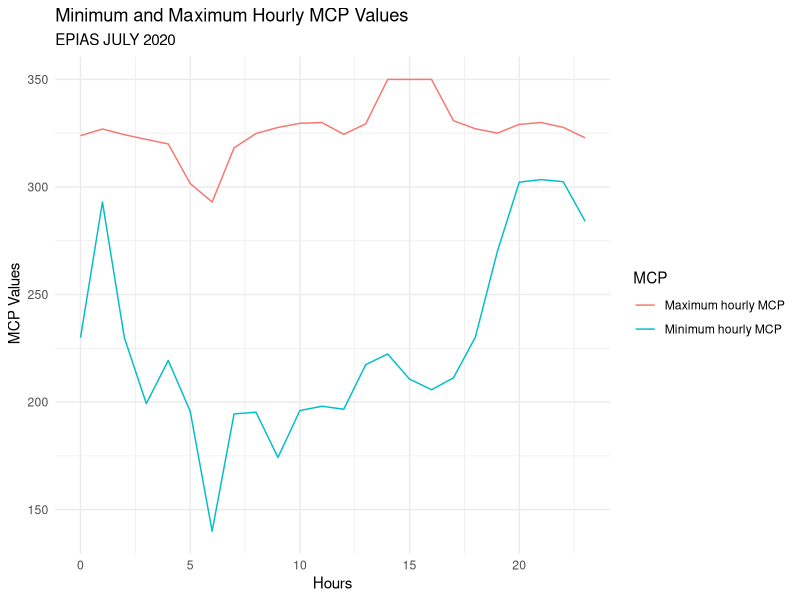
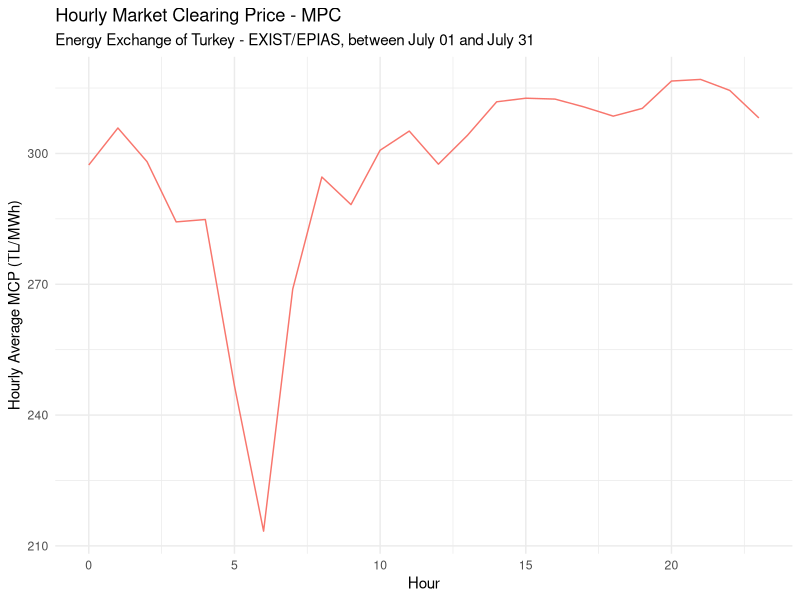
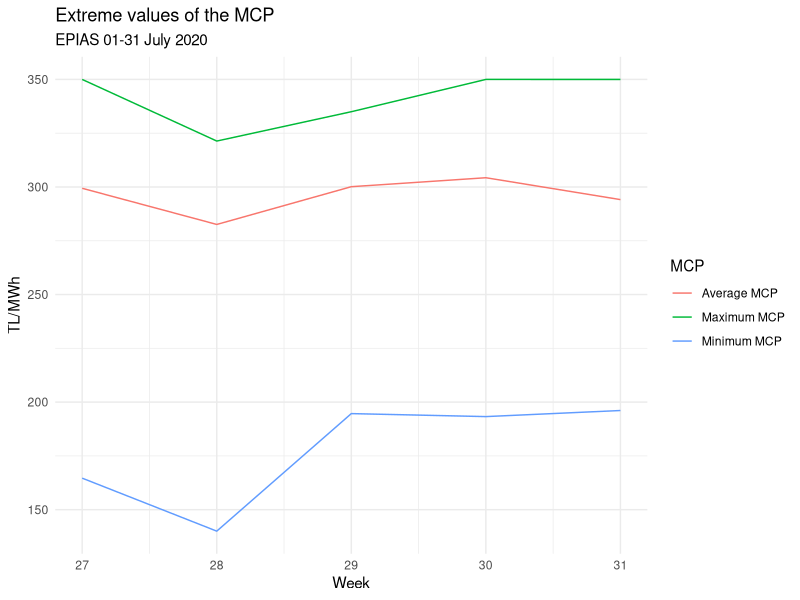
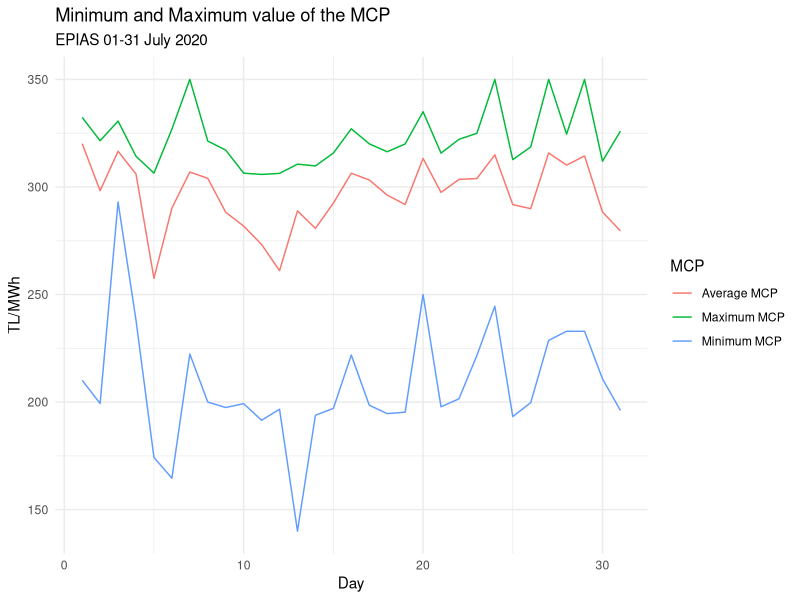
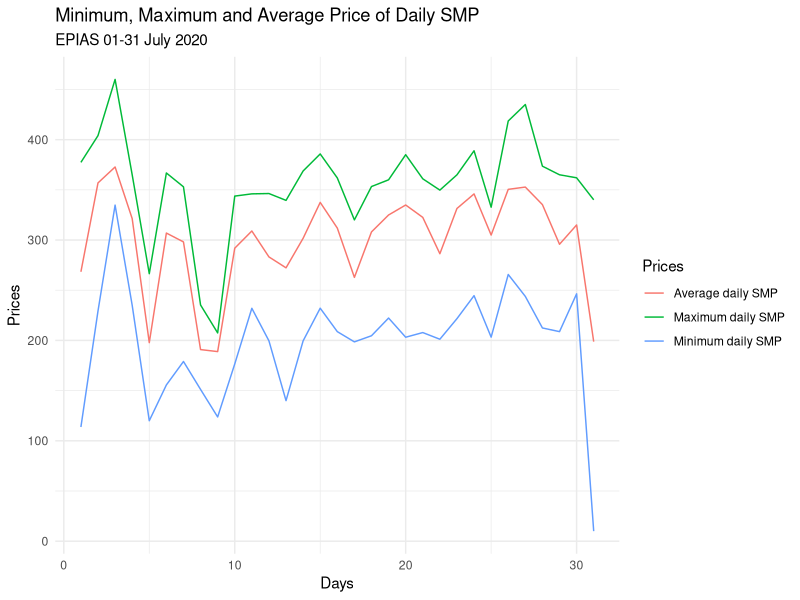
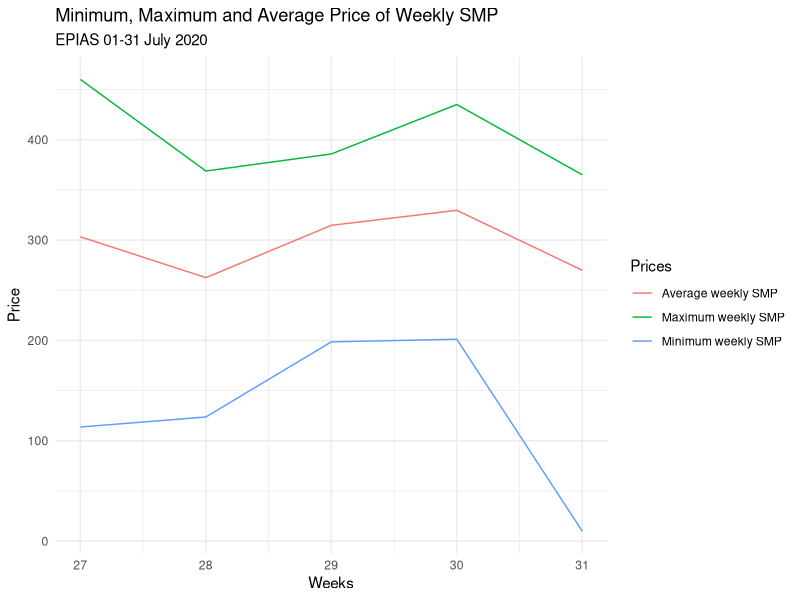
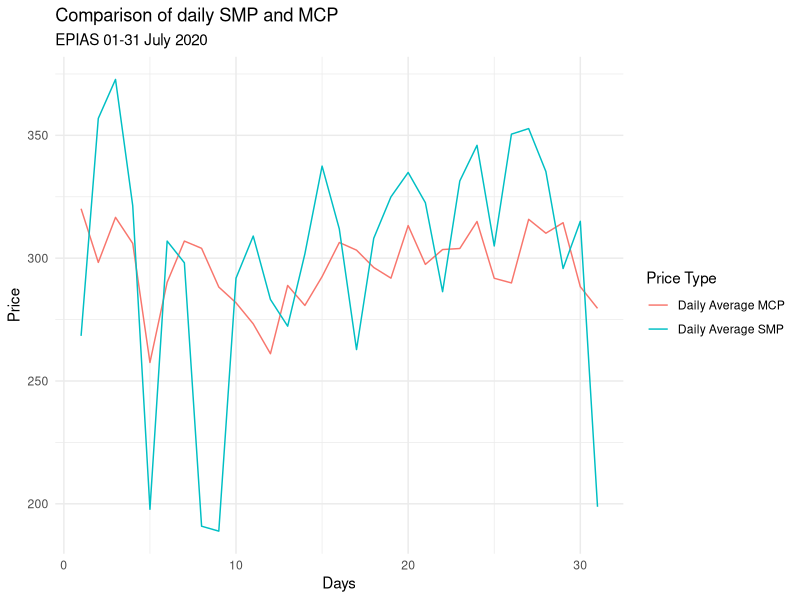
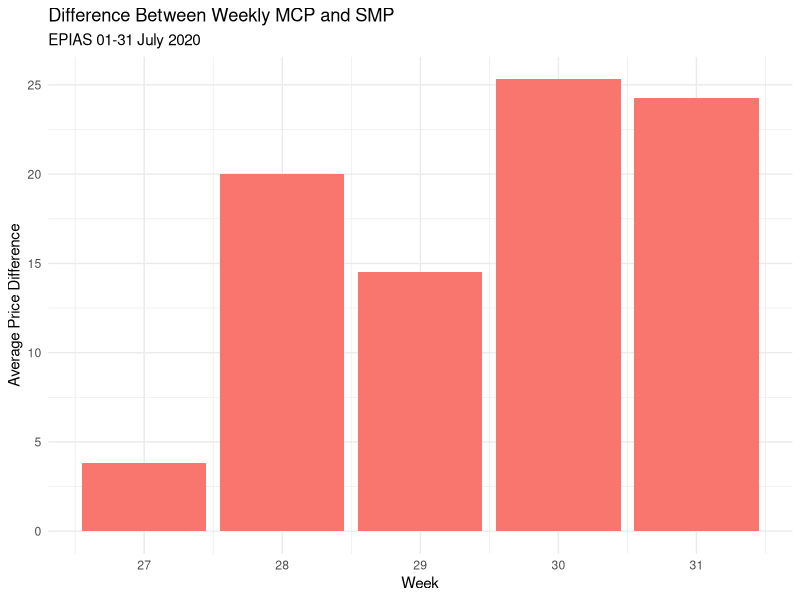

The R source for these figures, in order:
## ---- chunk 1
knitr::opts_chunk$set(echo = TRUE ,fig.align = "center")
## ---- chunk 2
#we call required packages from the packages which are "tidyverse" and "lubridate"
library(tidyverse)
library(lubridate)
library(ggplot2)
#we upload data, which is csv file format, by using read.csv() function
EpiasData <- read.csv("ptf-smf.csv")
#after the control of the data we can examine columns in the data by using glimpse() function
EpiasData %>%
  glimpse()

#then we control our date type because in the functions we need date type
is.Date(EpiasData$Date)
#as the date column is not date type, first we convert "." to "-" by using gsub() function
EpiasData$Date <- gsub(pattern = "\\.","-",EpiasData$Date)
#after the changing we transform our date time from character to dttm by using a function of lubridate which is as.POSIXct
EpiasData$Date <- as.POSIXct(EpiasData$Date,format="%d-%m-%y %H:%M")
#control of the process
EpiasData %>%
  glimpse()
## ---- chunk 3
#then, I changed the name of the column by using transmute() function with pipe operator. And then I assigned this process into
# raw_df name as a data frame. After this process, we have usable data frame
raw_df <- EpiasData %>%
  transmute(Date,
            #rename of the MCP. column
            MCP = MCP., 
            SMP = SMP., 
            PositiveIP = Positive.Imbalance.Price..TL.MWh.,
            NegativeIP = Negative.Imbalance.Price..TL.MWh.,
            SMPDirection = SMP.Direction) 

#showing first sith raw of the data frame
head(raw_df)
## ---- chunk 4
raw_df %>%
        select(Date, MCP)%>%
        #first we group our data according to the hours
        group_by(Hour = lubridate::hour(Date))%>%
        #then we calculate average value of MCP hour each our
        summarise(MinMCP_Hour = min(MCP),
                  MaxMCP_Hour = max(MCP))%>%
        #ungproup
        ungroup()%>%
        #to provide sorting of the data hourly minimum MCP and hourly maximum MCP from smallest to largest 
        arrange(MinMCP_Hour,MaxMCP_Hour)%>%
        print(n=3)
## ---- chunk 5
raw_df%>%
  #group according to the hours
  group_by(Hours=lubridate::hour(Date))%>%
  #finding minimum and maximum value of the MCP  
  summarise(MinMCP_Hour = min(MCP),
            MaxMCP_Hour = max(MCP))%>%
  #to visualize these min and max values by using ggplot() function according to the hours
  ggplot(aes(x=Hours)) +
    #define lines in the graph
    geom_line(aes(y = MinMCP_Hour, color = "Minimum hourly MCP"))+
    geom_line(aes(y = MaxMCP_Hour, color = "Maximum hourly MCP"))+
    #give a name to the graph
    labs( title = "Minimum and Maximum Hourly MCP Values",
          subtitle = "EPIAS JULY 2020",
          color = "MCP",
          x = "Hours",
          y = " MCP Values")+
    #type of the graph, these function provide white canvas 
    theme_minimal()

## ---- chunk 6
#After all this process by using raw_df data frame, we can make analysis about the EPIAS data which is related to electricity
#Daily average MCP
plot1<-raw_df %>%
        #first we group our data according to the hours
        group_by(Hours = lubridate::hour(Date))%>%
        #then we calculate average value of MCP hour each our
        summarise(#daily_total_MCP = sum(MCP),
                  hourly_average_MCP = mean(MCP))
#to visualize the result we use ggplot() function, which gives the canvas of the graph
ggplot(plot1, aes(x = Hours)) +
  #geom_line() gives the line graph
  geom_line(aes(y= hourly_average_MCP, color="Hourly average MCP")) + 
  labs(x = "Hour", y = "Hourly Average MCP (TL/MWh)",
       title = "Hourly Market Clearing Price - MPC",
       subtitle = "Energy Exchange of Turkey - EXIST/EPIAS, between July 01 and July 31 ")+
  theme_minimal() +
  theme(legend.position = "none")
## ---- chunk 7
EG <- raw_df %>%
        group_by(Week=lubridate::week(Date))%>%
        summarise(WA_MCP = mean(MCP),
                  MinMCP = min(MCP), 
                  MaxMCP = max(MCP))

knitr::kable(EG, format="markdown")
## ---- chunk 8
#Minimum and maximum value of the MCP according to the day
raw_df %>%
  group_by(Week=lubridate::week(Date))%>%
  summarise(MinMCP = min(MCP), MaxMCP = max(MCP), Average = mean(MCP))%>%
  ggplot(aes(x=Week)) +
    geom_line(aes(y = MinMCP, color = "Minimum MCP")) +
    geom_line(aes(y = MaxMCP, color = "Maximum MCP")) +
    geom_line(aes(y = Average, color = "Average MCP")) +
    labs(x = "Week",
         y = "TL/MWh",
         title = "Extreme values of the MCP",
         subtitle = "EPIAS 01-31 July 2020",
         color = "MCP") +
    theme_minimal()
## ---- chunk 9
raw_df %>%
  group_by(Day=lubridate::day(Date))%>%
  summarise(DA_MCP = mean(MCP))
## ---- chunk 10
#Minimum and maximum value of the MCP according to the day
raw_df %>%
  group_by(Day=lubridate::day(Date))%>%
  summarise(MinMCP = min(MCP), MaxMCP = max(MCP), Average = mean(MCP))%>%
  ggplot(aes(x=Day)) +
    geom_line(aes(y = MinMCP, color = "Minimum MCP")) +
    geom_line(aes(y = MaxMCP, color = "Maximum MCP")) +
    geom_line(aes(y = Average, color = "Average MCP")) +
    labs(x = "Day",
         y = "TL/MWh",
         title = "Minimum and Maximum value of the MCP",
         subtitle = "EPIAS 01-31 July 2020",
         color = "MCP") +
    theme_minimal()
## ---- chunk 11
EG <- raw_df %>%
        select(Date, MCP)%>%
        group_by(Day = lubridate::day(Date))%>%
        summarise(DailyMCP = sum(MCP)) %>%
        ungroup()%>%
        mutate(DailyMCPNext=lag(DailyMCP,1))%>%
        transmute(Day, DailyMCP,DailyMCPNext, percentage=((DailyMCPNext-DailyMCP)/DailyMCP)-1)%>%
        arrange(desc(percentage))

#knitr::kable(EG, format="markdown")
## ---- chunk 12
raw_df%>%
  group_by(Day=lubridate::day(Date))%>%
  summarise(Average_SMP = mean(SMP),
            Min_SMP = min(SMP),
            Max_SMP = max(SMP))
## ---- chunk 13
raw_df%>%
  group_by(Day=lubridate::day(Date))%>%
  summarise(Average_SMP = mean(SMP),
            Min_SMP = min(SMP),
            Max_SMP = max(SMP)) %>%
  
  ggplot(aes(x=Day, color = "Days"))+
    geom_line(aes(y = Average_SMP, color = "Average daily SMP")) +
    geom_line(aes(y = Min_SMP, color = "Minimum daily SMP")) +
    geom_line(aes(y = Max_SMP, color = "Maximum daily SMP")) +
    theme_minimal() +
    labs(title = "Minimum, Maximum and Average Price of Daily SMP",
         subtitle = "EPIAS 01-31 July 2020",
         x= "Days",
         y= "Prices",
         color = "Prices")
## ---- chunk 14
EG<- raw_df%>%
      group_by(Week=lubridate::week(Date))%>%
      summarise(Average_SMP = mean(SMP),
                Min_SMP = min(SMP),
                Max_SMP = max(SMP))
#this line provide table format in the R markdown page
knitr::kable(EG, format="markdown")
## ---- chunk 15
raw_df%>%
  group_by(Week=lubridate::week(Date))%>%
  summarise(Average_SMP = mean(SMP),
            Min_SMP = min(SMP),
            Max_SMP = max(SMP)) %>%
  
  ggplot(aes(x=Week, color = "Days"))+
    geom_line(aes(y = Average_SMP, color = "Average weekly SMP")) +
    geom_line(aes(y = Min_SMP, color = "Minimum weekly SMP")) +
    geom_line(aes(y = Max_SMP, color = "Maximum weekly SMP")) +
    theme_minimal() +
    labs(title = "Minimum, Maximum and Average Price of Weekly SMP",
         subtitle = "EPIAS 01-31 July 2020",
         x="Weeks",
         y="Price",
         color = "Prices")
## ---- chunk 16
#average value of the MCP in weeks
EG <- raw_df %>%
        group_by(Day = lubridate::day(Date))%>%
        summarise(Average_MCP = mean(MCP),
                  Average_SMP = mean(SMP),
                  Difference = abs(mean(MCP) - mean(SMP))) %>%
        ungroup()%>%
        arrange(desc(Difference))

knitr::kable(EG, format="markdown")
## ---- chunk 17
#average value of the MCP in weeks
raw_df %>%
  group_by(Day = lubridate::day(Date))%>%
  summarise(Daily_MCP = mean(MCP),
            Daily_SMP = mean(SMP)) %>%
  
  ggplot(aes(x = Day)) +
    geom_line(aes(y = Daily_MCP, color = "Daily Average MCP")) +
    geom_line(aes(y = Daily_SMP, color = "Daily Average SMP")) +
    theme_minimal() +
    labs(title = "Comparison of daily SMP and MCP",
         subtitle = "EPIAS 01-31 July 2020",
         x="Days",
         y="Price",
         color="Price Type")
## ---- chunk 18
#average value of the MCP in weeks
raw_df %>%
  group_by(Week = lubridate::week(Date))%>%
  summarise(Weekly_MCP = mean(MCP),
            Weekly_SMP = mean(SMP),
            Difference = abs(mean(MCP) - mean(SMP))) %>%
  ungroup()%>%
  arrange(desc(Difference))
## ---- chunk 19
#average value of the MCP in weeks
raw_df %>%
  group_by(Week = lubridate::week(Date))%>%
  summarise(Weekly_MCP = mean(MCP),
            Weekly_SMP = mean(SMP),
            Difference = abs(mean(MCP) - mean(SMP))) %>%

  ggplot(aes(x = Week, y = Difference, fill = "Weeks")) +
    geom_bar(stat = "identity") +
    theme_minimal()+
    theme(legend.position = "none") +
    labs(title = "Difference Between Weekly MCP and SMP ",
         subtitle = "EPIAS 01-31 July 2020",
         x = "Week",
         y = "Average Price Difference")
## ---- chunk 20
#Daily change of average change MCP-SMP
raw_df %>%
  group_by(Time=lubridate::day(Date))%>%
  summarise(Daily_MCP = mean(MCP), Daily_SMP = mean(SMP)) %>%
  ggplot(aes(x=Time)) + 
    geom_line(aes(y=Daily_MCP, color = "Daily MCP")) +
    geom_line(aes(y=Daily_SMP, color = "Daily SMP")) +
    labs(x = "Day", y = "TL/MWh",
       title = "Daily MCP-SMP Change Graph",
       subtitle = "Energy Exchange of Turkey - EXIST/EPIAS, between July 01 and July 31 ",
       color = "Price Type")+
  theme_minimal()
## ---- chunk 21
#Daily change of average change MCP-SMP
raw_df %>%
  group_by(Time=lubridate::day(Date))%>%
  summarise(Daily_MCP = mean(MCP), 
            Daily_SMP = mean(SMP),
            Difference = abs(mean(MCP)-mean(SMP))) %>%
  ggplot(aes(x=Time)) + 
    geom_line(aes(y = Difference, color = "Difference of average values")) +
    labs(x = "Day", y = "TL/MWh",
       title = "Difference between Daily average MCP-SMP Change Graph",
       subtitle = "Energy Exchange of Turkey - EXIST/EPIAS, between July 01 and July 31 ")+
  theme_minimal() +
  theme(legend.position = "none")
## ---- chunk 22
raw_df %>%
  select(Date, PositiveIP, NegativeIP)%>%
  group_by(Day = lubridate::day(Date), Hour = lubridate::hour(Date))%>%
  select(Day,Hour, PositiveIP, NegativeIP)%>%
  filter(Day==1)%>%
  
  ggplot(aes(Hour, color = "Hours"))+
    geom_line(aes(y=PositiveIP, color = "Positive imbalance price")) +
    geom_line(aes(y=NegativeIP, color = "Negative imbalance price")) +
    labs(x = "Hours", y = "TL/MWh",
         title= "Pozitive and Negative Imbalance Price of First Day",
         subtitle = "EPIAS July 01, 2020",
         color = "Imbalance Price") +
    theme_minimal()
## ---- chunk 23
raw_df %>%
  select(Date, PositiveIP, NegativeIP)%>%
  group_by(Day = lubridate::day(Date), Hour = lubridate::hour(Date))%>%
  select(Day,Hour, PositiveIP, NegativeIP)%>%
  filter(Day==31)%>%
  
  ggplot(aes(Hour, color = "Hours"))+
    geom_line(aes(y=PositiveIP, color = "Positive imbalance price")) +
    geom_line(aes(y=NegativeIP, color = "Negative imbalance price")) +
    labs(x = "Hours", y = "TL/MWh",
         title= "Pozitive and Negative Imbalance Price of Last Day",
         subtitle = "EPIAS July 31, 2020",
         color = "Imbalance Price") +
    theme_minimal()
  
  
## ---- chunk 24
EG <- raw_df %>%
        select(Date, PositiveIP, NegativeIP)%>%
        group_by(Day = lubridate::day(Date), Hour = lubridate::hour(Date))%>%
        select(Day,Hour, PositiveIP, NegativeIP)%>%
        transmute(Day,Hour,PositiveIP, NegativeIP, difference=NegativeIP-PositiveIP)%>%
        ungroup()%>%
        arrange(desc(difference)) %>%
        print(n=10)

## ---- chunk 25
raw_df%>% 
    ggplot(aes(x=NegativeIP, y=PositiveIP, color=Date, size = NegativeIP)) + 
      geom_point() +  
      labs(x ="Negative Imbalance Price", 
           y ="Positive Imbalance Price",  
           title="Negative Imbalance and Positive Imbalance Prices",
           color = "Date",
           size = "Negative Imbalance Price") +
    theme_minimal()
## ---- chunk 26
raw_df %>%
  group_by(Hours = lubridate::hour(Date))%>%
  transmute(EnergyUsage = ifelse(SMPDirection == "?Energy Surplus", "Surplus", "Deficit")) %>%
  ggplot(aes(x = "", y=EnergyUsage, fill=EnergyUsage)) +
    geom_bar(stat = "identity", width = 1) +
    coord_polar("y") +
    theme_minimal() +
    labs(title = "Energy Usage Analysis",
         subtitle = "EPIAS 01-31 July 2020",
         fill = "Energy Usage")

## ---- chunk 27
raw_df %>%
  group_by(Hours = lubridate::hour(Date))%>%
  transmute(EnergyUsage = ifelse(SMPDirection == "?Energy Surplus", "Surplus", "Deficit")) %>%
  group_by(EnergyUsage, Hours) %>%
  filter(EnergyUsage=="Deficit") %>%
  summarise(EnegyUsageNumber = n())%>%
  print(n=10)

## ---- chunk 28
raw_df %>%
  group_by(Hours = lubridate::hour(Date))%>%
  transmute(EnergyUsage = ifelse(SMPDirection == "?Energy Surplus", "Surplus", "Deficit")) %>%
  group_by(EnergyUsage, Hours) %>%
  filter(EnergyUsage=="Deficit") %>%
  summarise(EnergyUsageNumber = n())%>%
  
  ggplot(aes(x = Hours, y = EnergyUsageNumber, fill = EnergyUsageNumber)) +
    geom_bar(stat = "identity") +
    theme_minimal() +
    labs(title = "The deficit Energy Usage According to the Hours",
         subtitle = "EPIAS 01-31 July 2020",
         fill = "Number of Energy Usage",
         x="Hours",
         y = "Count")

## ---- chunk 29
raw_df %>%
  group_by(Hours = lubridate::hour(Date))%>%
  transmute(Day=lubridate::day(Date), EnergyUsage = ifelse(SMPDirection == "?Energy Surplus", "Surplus", "Deficit")) %>%
  group_by(EnergyUsage, Day) %>%
  filter(EnergyUsage == "Deficit") %>%
  summarise(Deficit = n())%>%
  ungroup()%>%
  transmute(Day, Surplus = ifelse(Deficit>0, abs(24-Deficit),24), Deficit)%>%

  select(Day,Surplus, Deficit)

## ---- chunk 30
EG <- raw_df %>% 
        group_by(Hour = lubridate::hour(Date))%>% 
        transmute(Hour, Surplus = sum(MCP>SMP), Deficit=sum(MCP<SMP), Balance=sum(MCP==SMP))%>%
        print(n=5)
## ---- chunk 31
raw_df %>% 
  group_by(Hour = lubridate::hour(Date))%>% 
  transmute(Hour, Surplus = sum(MCP>SMP), Deficit = sum(MCP<SMP), Balance = sum(MCP==SMP))%>%
 
  ggplot(aes(x = Hour, color = "Hours")) +
    geom_line(aes(y = Surplus, color = "Number of surplus")) +
    geom_line(aes(y = Deficit, color = "Number of deficit")) +
    geom_line(aes(y = Balance, color = "Number of balance")) +
    
  labs(x = "Hour",
       y = "Numbers",
       title = "Number of Surplus, Deficit, and Balance",
       subtitle = "EPIAS July 2020",
       color = "SMP Distribution Type") +
  theme_minimal()
